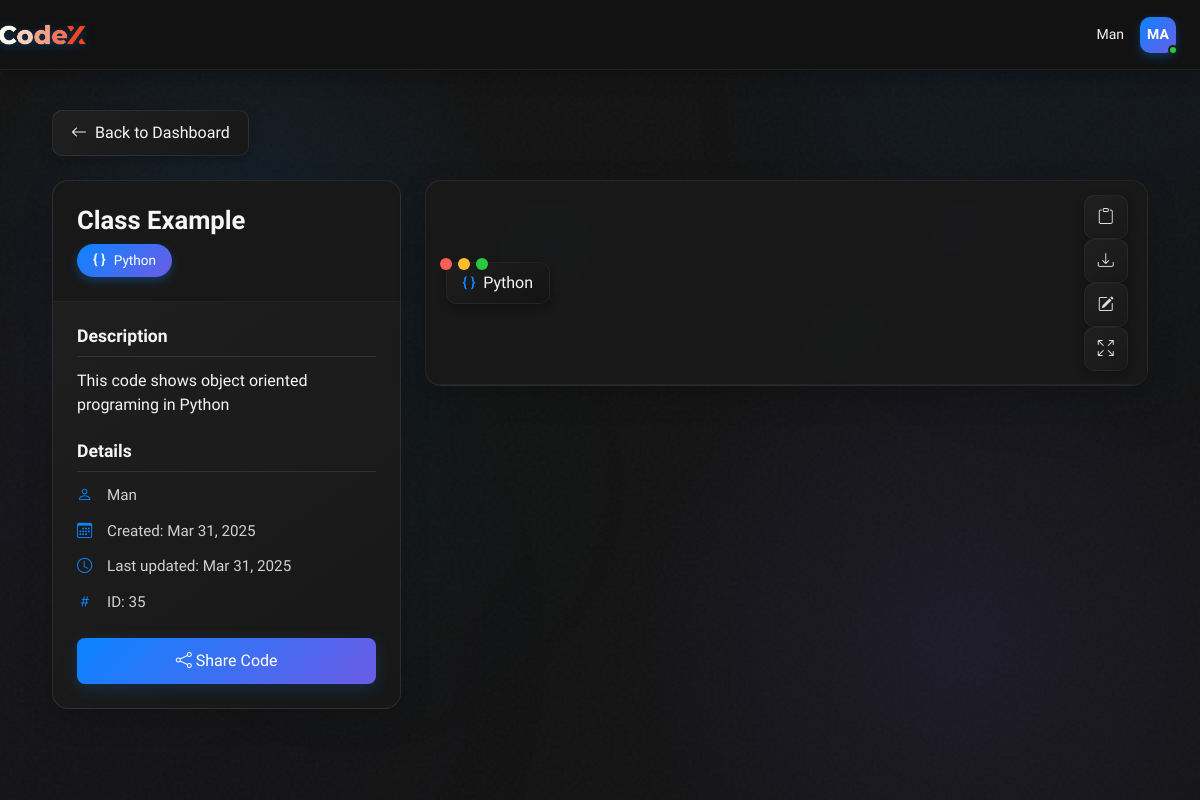
Screenshot of /core/code/35/ (signed in) with the database file from the repository.
### core/models.py (models this page shows, shortened)
class CodeSnippet(models.Model):
    title = models.CharField(max_length=100)
    description = models.TextField(blank=True, null=True)
    language = models.CharField(max_length=20, choices=LANGUAGE_CHOICES)
    owner = models.ForeignKey(User, on_delete=models.CASCADE, related_name='snippets')
    code_content = models.TextField()
    user_input = models.TextField(
        blank=True,
        null=True,
        help_text="Input provided by the user for code execution"
    )
    requirements = models.TextField(
        blank=True,
        null=True,
        help_text="Additional requirements or specifications for the code"
    )
    created_at = models.DateTimeField(auto_now_add=True)
    updated_at = models.DateTimeField(auto_now=True)
    parent_snippet = models.ForeignKey('self', on_delete=models.SET_NULL, null=True, blank=True, related_name='versions')
    version_number = models.PositiveIntegerField(default=1)

### core/views.py (the view)
# urls.py: path('code/<int:pk>/', views.code_detail, name='code_detail'),
@login_required
def code_detail(request, pk):
    snippet = get_object_or_404(CodeSnippet, pk=pk, owner=request.user)
    versions = []
    if snippet.parent_snippet:
        root = snippet.parent_snippet
        versions = list(root.versions.all().order_by('version_number'))
        versions.insert(0, root)  # Add the root as the first version
    elif hasattr(snippet, 'versions') and snippet.versions.exists():
        versions = list(snippet.versions.all().order_by('version_number'))
        versions.insert(0, snippet)  # Add the root as the first version
    return render(request, 'code_detail.html', {
        'snippet': snippet,
        'versions': versions
    })

### templates/code_detail.html (shortened to what this page needs)
{% extends 'base.html' %}
{% load static %}
{% block extra_css %}
    <link rel="stylesheet" href="https://cdn.jsdelivr.net/npm/bootstrap-icons@1.11.0/font/bootstrap-icons.css">
    <link rel="stylesheet" href="https://cdnjs.cloudflare.com/ajax/libs/codemirror/5.65.2/codemirror.min.css">
    <link rel="stylesheet" href="https://cdnjs.cloudflare.com/ajax/libs/codemirror/5.65.2/theme/dracula.min.css">
    <link rel="stylesheet" href="https://cdnjs.cloudflare.com/ajax/libs/codemirror/5.65.2/theme/monokai.min.css">
    <link rel="stylesheet" href="{% static 'css/code_detail.css' %}">
{% endblock %}
{% block background_elements %}
    <div class="bg-element bg-element-2"></div>
    <div class="bg-element bg-element-3"></div>
{% endblock %}
{% block header %}
    <nav class="navbar">
        <div class="navbar-container">
            <div class="navbar-brand">
                <div class="navbar-logo">
                    <img src="{% static 'codexc.png'%}" alt="CodeX" />
                </div>
            </div>
            <div class="navbar-user">
                <div class="navbar-user-info">
                    <span class="username">{{ user.username }}</span>
                </div>
                <div class="user-avatar">
                    <span>{{ user.username|slice:":2"|upper }}</span>
                    <div class="status-indicator"></div>
                </div>
            </div>
        </div>
    </nav>
{% endblock %}
{% block content %}
    <div class="main-content">
        <div class="container-fluid">
            <div class="mb-4">
                <a href="{% url 'dashboard' %}" class="btn btn-back">
                    <i class="bi bi-arrow-left"></i> Back to Dashboard
                </a>
            </div>
            <div class="row align-items-start">
                <div class="col-lg-4 mb-4 mb-lg-0">
                    <div class="code-details-card animate-fade-up">
                        <div class="card-header">
                            <h3 class="code-title mb-2">{{ snippet.title }}</h3>
                            <div class="language-pill">
                                <span class="language-icon" style="color:white; position:relative; top:-1px">{ }</span>
                                {{ snippet.language|capfirst }}
                            </div>
                        </div>
                        <div class="card-body">
                            {% if snippet.description %}
                                <div class="code-description mb-4">
                                    <h5 class="details-heading">Description</h5>
                                    <p>{{ snippet.description }}</p>
                                </div>
                            {% endif %}
                            <div class="code-meta">
                                <h5 class="details-heading">Details</h5>
                                <div class="meta-item">
                                    <i class="bi bi-person"></i>
                                    <span>{{ snippet.owner.username }}</span>
                                </div>
                                <div class="meta-item">
                                    <i class="bi bi-calendar3"></i>
                                    <span>Created: {{ snippet.created_at|date:"M d, Y" }}</span>
                                </div>
                                <div class="meta-item">
                                    <i class="bi bi-clock"></i>
                                    <span>Last updated: {{ snippet.updated_at|date:"M d, Y" }}</span>
                                </div>
                                <div class="meta-item">
                                    <i class="bi bi-hash"></i>
                                    <span>ID: {{ snippet.id }}</span>
                                </div>
                            </div>
                            <div class="mt-4">
                                <button class="btn btn-action w-100" id="share-button">
                                    <i class="bi bi-share"></i> Share Code
                                </button>
                            </div>
                        </div>
                    </div>
                </div>
                <div class="col-lg-8">
                    <div class="code-container card animate-fade-up">
                        <div class="editor-window-controls">
                            <div class="window-control control-close"></div>
                            <div class="window-control control-minimize"></div>
                            <div class="window-control control-maximize"></div>
                        </div>
                        <div class="code-header">
                            <div class="language-name">
                                <span class="language-icon">{ }</span>
                                {{ snippet.language|capfirst }}
                            </div>
                            <div class="code-toolbar">
                                <button id="copy-code" class="btn-icon" title="Copy Code">
                                    <i class="bi bi-clipboard"></i>
                                </button>
                                <button id="download-code" class="btn-icon" title="Download Code">
                                    <i class="bi bi-download"></i>
                                </button>
                                <button id="edit-code" class="btn-icon" title="Edit Code">
                                    <i class="bi bi-pencil-square"></i>
                                </button>
                                <button id="expand-code" class="btn-icon" title="View Fullscreen">
                                    <i class="bi bi-arrows-fullscreen"></i>
                                </button>
                            </div>
                        </div>
                    </div>
                </div>
            </div>
        </div>
    </div>
{% endblock %}

### templates/base.html (shortened to what this page needs)
{% load static %}
<!DOCTYPE html>
<html lang="en">
<head>
    <link href="https://cdn.jsdelivr.net/npm/bootstrap@5.3.0/dist/css/bootstrap.min.css" rel="stylesheet">
    <link rel="stylesheet" href="https://cdn.jsdelivr.net/npm/bootstrap-icons@1.11.0/font/bootstrap-icons.css">
    {% block extra_css %}{% endblock %}
</head>
<body class="{% block body_class %}{% endblock %}">
    {% block background_elements %}{% endblock %}
    {% block header %}{% endblock %}
    {% block content %}{% endblock %}
</body>
</html>

### rows the page displays
CodeSnippet: title "Class Example", language "Python", description "This code shows object oriented programing in Python", owner.username "Man", created_at "Mar 31, 2025", updated_at "Mar 31, 2025", id "35"

### other values shown
{{ user.username }} "Man"
{{ user.username|slice:":2"|upper }} "MA"
